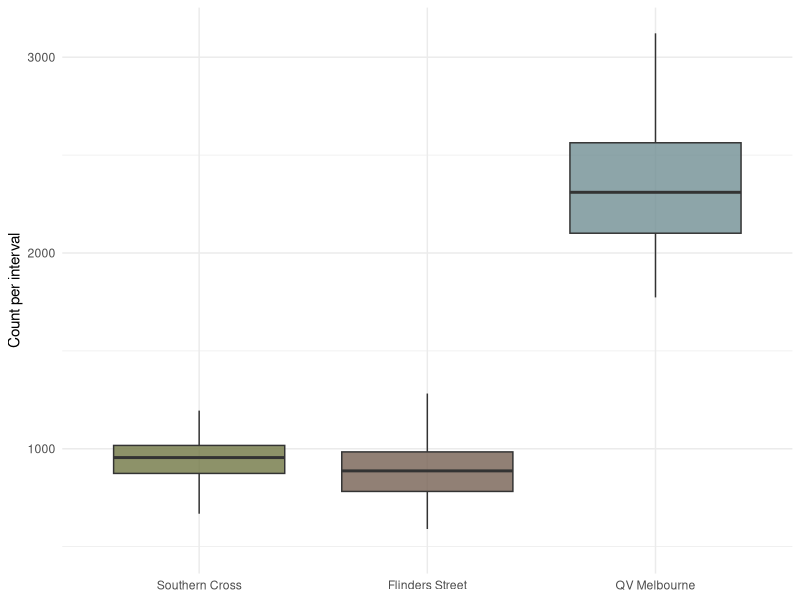
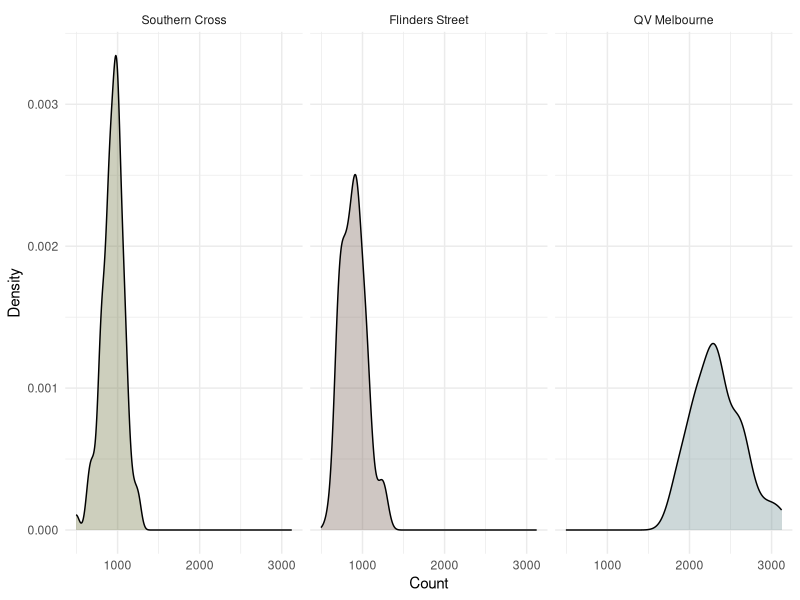
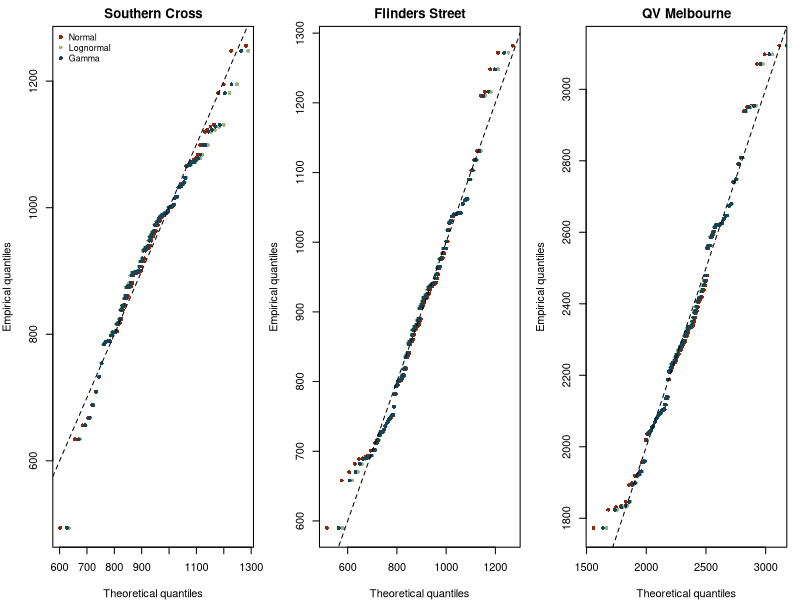
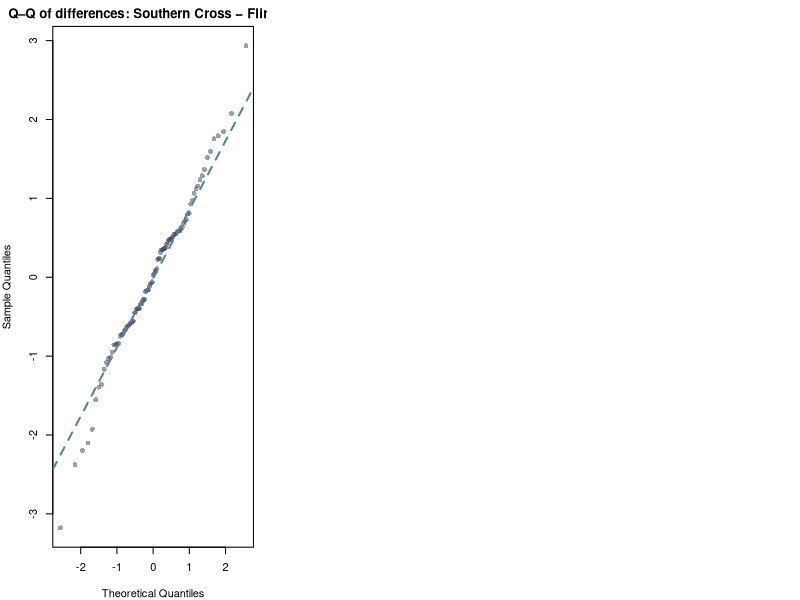
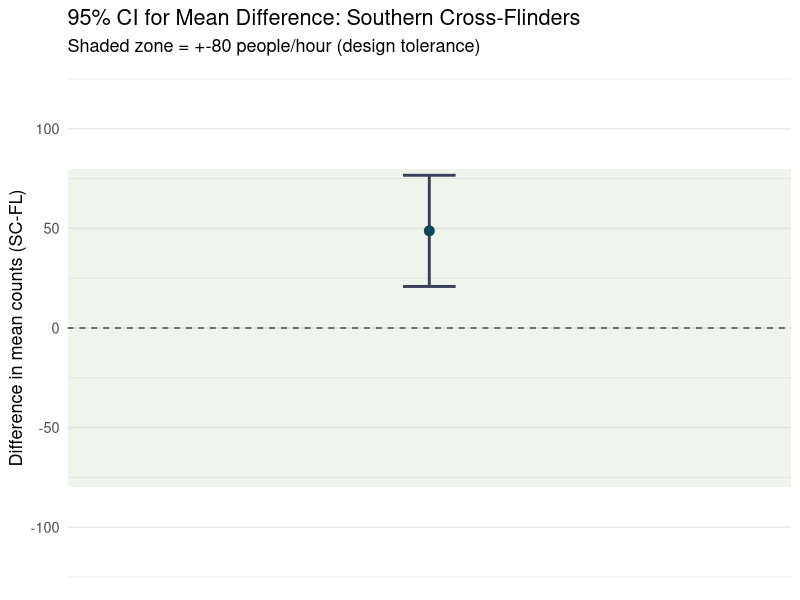
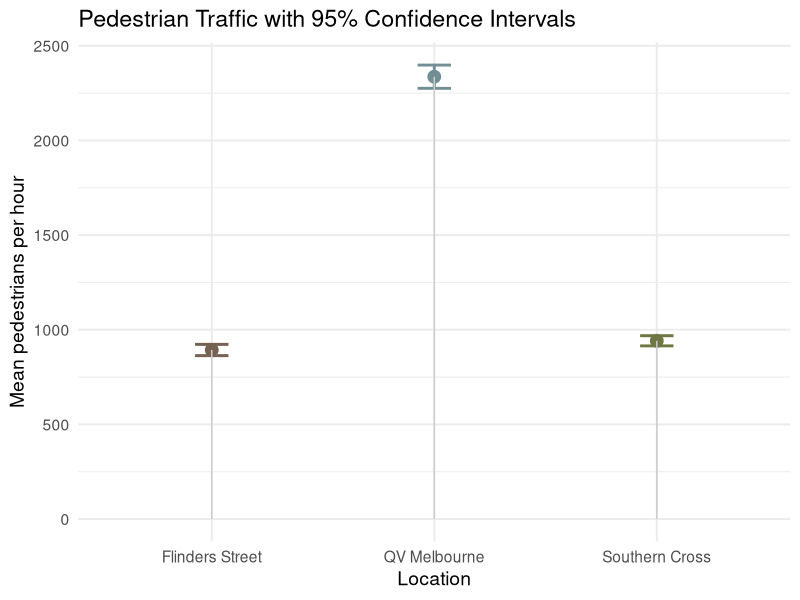
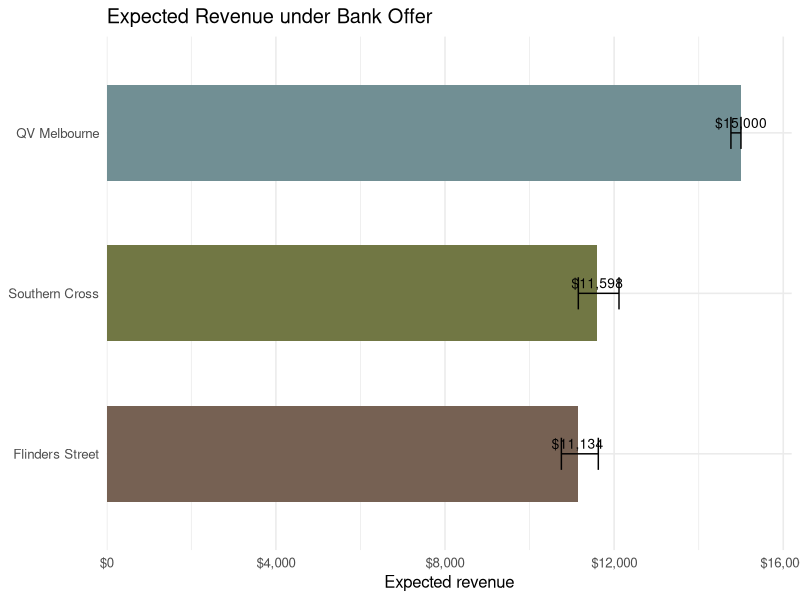

The R script that drew these images, in order:
## ---- chunk 1
#| label: setup
#| include: false
#| echo: true
#| message: false
#| warning: false

knitr::opts_chunk$set(fig.align = "center", fig.width = 8, fig.height = 5, dpi = 150)
knitr::opts_chunk$set(echo = TRUE, warning = FALSE,
                      eval = TRUE, message = FALSE)

library(boot)
library(MASS)
library(tidyverse)
library(knitr)
library(kableExtra)
library(broom)
library(purrr)
library(scales)

set.seed(355435)  

cross_cols <- c(
  "Flinders Street" = "#766153",
  "QV Melbourne" = "#718f94",
  "Southern Cross"  = "#717744")
## ---- chunk 2
pedestrian_df <- read.csv(here::here("data/pedestrians.csv"))
## ---- chunk 3
pedestrian_long <- pedestrian_df %>%
  mutate(obs = row_number()) %>%
  pivot_longer(-obs, names_to = "crossing", values_to = "count") %>%
  mutate(crossing = recode(
    crossing,
    "flinders_street" = "Flinders Street",
    "qv_melbourne"    = "QV Melbourne",
    "southern_cross"  = "Southern Cross")) %>%
  mutate(crossing = factor(
    crossing,
    levels = c("Southern Cross", "Flinders Street", "QV Melbourne")))

## ---- chunk 4
#| label: fig-boxplot
#| fig-cap: "Pedestrian counts by crossing."

ggplot(pedestrian_long, aes(x = crossing, y = count, fill = crossing)) +
  geom_boxplot(outlier.shape = NA, alpha = 0.8) +
  scale_fill_manual(values = cross_cols) +
  labs(
    x = NULL,
    y = "Count per interval"
  ) +
  theme_minimal() +
  theme(legend.position = "none")

## ---- chunk 5
#| label: fig-density
#| fig-cap: "Distribution of pedestrian counts by crossing (density curves)."

ggplot(pedestrian_long, aes(x = count, fill = crossing)) +
  geom_density(alpha = 0.35) +
  facet_wrap(~ crossing, scales = "fixed") +
  scale_fill_manual(values = cross_cols) +
  labs(
    x = "Count",
    y = "Density"
  ) +
  theme_minimal() +
  theme(legend.position = "none")

## ---- chunk 6
#| label: tbl-crossing-summary
#| tbl-cap: "Descriptive statistics for pedestrian counts at each crossing."
#| warning: false

pedestrian_long %>%
  group_by(crossing) %>%
  summarise(
    n     = n(),
    mean  = mean(count),
    median= median(count),
    sd    = sd(count),
    min   = min(count),
    max   = max(count),
    iqr   = IQR(count),
    .groups = "drop"
) %>%
  kable(
        digits = 1, align = c("l","r")) %>%
  kable_styling(
    bootstrap_options = c("striped", "hover", "condensed", "responsive"),
    full_width = FALSE
  ) %>%
  row_spec(0, bold = TRUE, color = "#FFFFFF", background = "#598392") %>%
  column_spec(1, bold = TRUE, color = "#004D40")
## ---- chunk 7
#| label: tbl-mle
#| warning: false

# Southern Cross
sc <- pedestrian_df$southern_cross
fit_sc_norm  <- fitdistr(sc, "normal")
fit_sc_logn  <- fitdistr(sc, "lognormal")
fit_sc_gamma <- fitdistr(sc, "gamma")   

sc_models <- tibble(
  crossing = "Southern Cross",
  model    = c("normal","lognormal","gamma"),
  logLik   = c(logLik(fit_sc_norm)[1],  logLik(fit_sc_logn)[1],  logLik(fit_sc_gamma)[1]),
  AIC      = c(AIC(fit_sc_norm),        AIC(fit_sc_logn),        AIC(fit_sc_gamma)),

  mean_est = c(
    unname(fit_sc_norm$estimate["mean"]),
    exp(fit_sc_logn$estimate["meanlog"] + 0.5*fit_sc_logn$estimate["sdlog"]^2),
    unname(fit_sc_gamma$estimate["shape"] / fit_sc_gamma$estimate["rate"])),
  
  sd_est   = c(
    unname(fit_sc_norm$estimate["sd"]),
    sqrt((exp(fit_sc_logn$estimate["sdlog"]^2) - 1) *
         exp(2*fit_sc_logn$estimate["meanlog"] + fit_sc_logn$estimate["sdlog"]^2)),
    sqrt(unname(fit_sc_gamma$estimate["shape"]) / (unname(fit_sc_gamma$estimate["rate"])^2))))

# Flinders Street
fl <- pedestrian_df$flinders_street
fit_fl_norm  <- fitdistr(fl, "normal")
fit_fl_logn  <- fitdistr(fl, "lognormal")
fit_fl_gamma <- fitdistr(fl, "gamma")

fl_models <- tibble(
  crossing = "Flinders Street",
  model    = c("normal","lognormal","gamma"),
  logLik   = c(logLik(fit_fl_norm)[1],  logLik(fit_fl_logn)[1],  logLik(fit_fl_gamma)[1]),
  AIC      = c(AIC(fit_fl_norm),        AIC(fit_fl_logn),        AIC(fit_fl_gamma)),

  mean_est = c(
    unname(fit_fl_norm$estimate["mean"]),
    exp(fit_fl_logn$estimate["meanlog"] + 0.5*fit_fl_logn$estimate["sdlog"]^2),
    unname(fit_fl_gamma$estimate["shape"] / fit_fl_gamma$estimate["rate"])),
  
  sd_est   = c(
    unname(fit_fl_norm$estimate["sd"]),
    sqrt((exp(fit_fl_logn$estimate["sdlog"]^2) - 1) *
         exp(2*fit_fl_logn$estimate["meanlog"] + fit_fl_logn$estimate["sdlog"]^2)),
    sqrt(unname(fit_fl_gamma$estimate["shape"]) / (unname(fit_fl_gamma$estimate["rate"])^2))))

# QV Melbourne
qv <- pedestrian_df$qv_melbourne
fit_qv_norm  <- fitdistr(qv, "normal")
fit_qv_logn  <- fitdistr(qv, "lognormal")
fit_qv_gamma <- fitdistr(qv, "gamma")

qv_models <- tibble(
  crossing = "QV Melbourne",
  model    = c("normal","lognormal","gamma"),
  logLik   = c(logLik(fit_qv_norm)[1],  logLik(fit_qv_logn)[1],  logLik(fit_qv_gamma)[1]),
  AIC      = c(AIC(fit_qv_norm),        AIC(fit_qv_logn),        AIC(fit_qv_gamma)),

  mean_est = c(
    unname(fit_qv_norm$estimate["mean"]),
    exp(fit_qv_logn$estimate["meanlog"] + 0.5*fit_qv_logn$estimate["sdlog"]^2),
    unname(fit_qv_gamma$estimate["shape"] / fit_qv_gamma$estimate["rate"])),
  
  sd_est   = c(
    unname(fit_qv_norm$estimate["sd"]),
    sqrt((exp(fit_qv_logn$estimate["sdlog"]^2) - 1) *
         exp(2*fit_qv_logn$estimate["meanlog"] + fit_qv_logn$estimate["sdlog"]^2)),
    sqrt(unname(fit_qv_gamma$estimate["shape"]) / (unname(fit_qv_gamma$estimate["rate"])^2))))

mle_fits <- bind_rows(sc_models, fl_models, qv_models) %>%
  arrange(crossing, AIC)

mle_fits  %>%
  kable(
    caption = "Maximum-likelihood estimates for Normal, Lognormal and Gamma models across the three crossings.",
    digits = 1,
    align = rep("c")  
  ) %>%
  kable_styling(
    bootstrap_options = c("striped", "hover", "condensed", "responsive"),
    full_width = FALSE,
    position = "center"
  ) %>%
  row_spec(0, bold = TRUE, color = "#FFFFFF", background = "#598392") %>%
  column_spec(1, bold = TRUE, color = "#004D40")
## ---- chunk 8
#| label: fig-qqplots
#| fig-cap: "Q–Q plots comparing empirical and theoretical quantiles for the fitted Normal, Lognormal and Gamma models at each crossing."
#| warning: false

par(mfrow = c(1,3), mar = c(4,4,2,1))

## Southern Cross 
x <- sort(sc); n <- length(x); p <- (seq_len(n) - 0.5) / n
qN <- qnorm(p,  mean = fit_sc_norm$estimate["mean"],    sd = fit_sc_norm$estimate["sd"])
qL <- qlnorm(p, meanlog = fit_sc_logn$estimate["meanlog"], sdlog = fit_sc_logn$estimate["sdlog"])
qG <- qgamma(p, shape = fit_sc_gamma$estimate["shape"], rate = fit_sc_gamma$estimate["rate"])

plot(qN, x, xlab = "Theoretical quantiles", ylab = "Empirical quantiles",
     main = "Southern Cross", pch = 16, col = "#8F250C", cex = 0.8)
points(qL, x, pch = 16, col = "#9cb380", cex = 0.8)
points(qG, x, pch = 16, col = "#124559", cex = 0.8)
abline(0, 1, lty = 2)
legend("topleft", legend = c("Normal", "Lognormal", "Gamma"),
       col = c("#8F250C", "#9cb380", "#124559"), pch = 16, bty = "n", cex = 0.8)

# Flinders Street
x <- sort(fl); n <- length(x); p <- (seq_len(n) - 0.5) / n
qN <- qnorm(p,  mean = fit_fl_norm$estimate["mean"],    sd = fit_fl_norm$estimate["sd"])
qL <- qlnorm(p, meanlog = fit_fl_logn$estimate["meanlog"], sdlog = fit_fl_logn$estimate["sdlog"])
qG <- qgamma(p, shape = fit_fl_gamma$estimate["shape"], rate = fit_fl_gamma$estimate["rate"])

plot(qN, x, xlab = "Theoretical quantiles", ylab = "Empirical quantiles",
     main = "Flinders Street", pch = 16, col = "#8F250C", cex = 0.8)
points(qL, x, pch = 16, col = "#9cb380", cex = 0.8)
points(qG, x, pch = 16, col = "#124559", cex = 0.8)
abline(0, 1, lty = 2)

# QV Melbourne 
x <- sort(qv); n <- length(x); p <- (seq_len(n) - 0.5) / n
qN <- qnorm(p,  mean = fit_qv_norm$estimate["mean"],    sd = fit_qv_norm$estimate["sd"])
qL <- qlnorm(p, meanlog = fit_qv_logn$estimate["meanlog"], sdlog = fit_qv_logn$estimate["sdlog"])
qG <- qgamma(p, shape = fit_qv_gamma$estimate["shape"], rate = fit_qv_gamma$estimate["rate"])

plot(qN, x, xlab = "Theoretical quantiles", ylab = "Empirical quantiles",
     main = "QV Melbourne", pch = 16, col = "#8F250C", cex = 0.8)
points(qL, x, pch = 16, col = "#9cb380", cex = 0.8)
points(qG, x, pch = 16, col = "#124559", cex = 0.8)
abline(0, 1, lty = 2)

## ---- chunk 9
#| label: tbl-q90-sample
#| warning: false

pedestrian_long %>%
  group_by(crossing) %>%
  summarise(q90 = quantile(count, 0.9)) %>%
  kable(caption = "Empirical 90th percentile estimates and 95% bootstrap confidence intervals for each crossing",
        digits = 1, align = c("l","r")) %>%
  kable_styling(
    bootstrap_options = c("striped", "hover", "condensed", "responsive"),
    full_width = FALSE
  ) %>%
  row_spec(0, bold = TRUE, color = "#FFFFFF", background = "#598392") %>%
  column_spec(1, bold = TRUE, color = "#004D40")
  
# function to calculate 90th percentile
q90_fn <- function(data, i) quantile(data[i], 0.9)

# Flinders Street
fl_boot <- boot(pedestrian_df$flinders_street, q90_fn, R = 1000)
ci_fl <- boot.ci(fl_boot, type = "perc")

# Southern Cross
sc_boot <- boot(pedestrian_df$southern_cross, q90_fn, R = 1000)
ci_sc <- boot.ci(sc_boot, type = "perc")

# QV Melbourne
qv_boot <- boot(pedestrian_df$qv_melbourne, q90_fn, R = 1000)
ci_qv <- boot.ci(qv_boot, type = "perc")

sample_tbl <- tibble(
  crossing        = c("Flinders Street","Southern Cross","QV Melbourne"),
  q90_sample      = round(c(
    quantile(pedestrian_df$flinders_street, 0.9),
    quantile(pedestrian_df$southern_cross, 0.9),
    quantile(pedestrian_df$qv_melbourne, 0.9)
  ), 2),
  q90_sample_low  = round(c(ci_fl$percent[4], ci_sc$percent[4], ci_qv$percent[4]), 2),
  q90_sample_high = round(c(ci_fl$percent[5], ci_sc$percent[5], ci_qv$percent[5]), 2)
)

## ---- chunk 10
#| warning: false

# Compute the theoretical 90th percentile from each fitted model
q90_model_point <- list(
  fl = qlnorm(0.9, meanlog = fit_fl_logn$estimate["meanlog"], sdlog = fit_fl_logn$estimate["sdlog"]),
  sc = qnorm (0.9, mean    = fit_sc_norm$estimate["mean"],     sd    = fit_sc_norm$estimate["sd"]),
  qv = qlnorm(0.9, meanlog = fit_qv_logn$estimate["meanlog"], sdlog = fit_qv_logn$estimate["sdlog"])
)

q90_model_ci <- function(fit, dist, n, B = 1000) {
  boot_q90 <- replicate(B, {
    sim <- if (dist == "normal") {
      rnorm(n, mean = fit$estimate["mean"], sd = fit$estimate["sd"])
    } else {
      rlnorm(n, meanlog = fit$estimate["meanlog"], sdlog = fit$estimate["sdlog"])
    }
    quantile(sim, 0.9)
  })
  quantile(boot_q90, c(0.025, 0.975))
}

n_fl <- nrow(pedestrian_df)
n_sc <- nrow(pedestrian_df)
n_qv <- nrow(pedestrian_df)

ci_fl_m <- q90_model_ci(fit_fl_logn, "lognormal", n_fl)
ci_sc_m <- q90_model_ci(fit_sc_norm, "normal", n_sc)
ci_qv_m <- q90_model_ci(fit_qv_logn, "lognormal", n_qv)

model_tbl <- tibble(
  crossing       = c("Flinders Street","Southern Cross","QV Melbourne"),
  model          = c("lognormal","normal","lognormal"),
  q90_model      = round(c(q90_model_point$fl, q90_model_point$sc, q90_model_point$qv), 2),
  q90_model_low  = round(c(ci_fl_m[1], ci_sc_m[1], ci_qv_m[1]), 2),
  q90_model_high = round(c(ci_fl_m[2], ci_sc_m[2], ci_qv_m[2]), 2)
)

## ---- chunk 11
#| label: tbl-q90-final
#| warning: false

final_tbl <- sample_tbl %>%
  left_join(model_tbl, by = "crossing")

final_tbl %>%
  kable(
    caption = "Comparison of empirical and model-based 90th percentile estimates with 95% confidence intervals for each crossing",
    digits = 1,
    align = rep("c", ncol(final_tbl))  
  ) %>%
  kable_styling(
    bootstrap_options = c("striped", "hover", "condensed", "responsive"),
    full_width = FALSE,
    position = "center"
  ) %>%
  row_spec(0, bold = TRUE, color = "#FFFFFF", background = "#598392") %>%
  column_spec(1, bold = TRUE, color = "#004D40")
## ---- chunk 12
#| label: tbl-task3-ttest
#| warning: false

df  <- na.omit(pedestrian_df[, c("southern_cross","flinders_street")])
sc  <- df$southern_cross
fl  <- df$flinders_street
d   <- sc - fl                 

tt <- t.test(sc, fl, paired = TRUE, conf.level = 0.95)
paired_tt_tbl <- tibble(
  Comparison = "Southern Cross − Flinders Street",
  Mean_Diff  = tt$estimate,
  `95% CI (Low)` = tt$conf.int[1],
  `95% CI (High)` = tt$conf.int[2],
  t_value = tt$statistic,
  df = tt$parameter,
  p_value = tt$p.value
)

paired_tt_tbl %>%
  kable(
    caption = "Paired t-test results comparing Southern Cross and Flinders Street (95% confidence interval for mean difference).",
    digits = 2,
    align = rep("c", ncol(.))
  ) %>%
  kable_styling(
    bootstrap_options = c("striped", "hover", "condensed", "responsive"),
    full_width = FALSE,
    position = "center"
  ) %>%
  row_spec(0, bold = TRUE, color = "#FFFFFF", background = "#598392") %>%
  column_spec(1, bold = TRUE, color = "#004D40")
## ---- chunk 13
#| label: fig-task3-qq
#| fig-cap: "Q–Q plot of paired differences (Southern Cross − Flinders Street) showing approximate normality."
#| warning: false

qqnorm(scale(d),
       main = "Q–Q of differences: Southern Cross − Flinders",
       pch  = 16,
       col  = adjustcolor("#3a405a", alpha.f = 0.5))
qqline(scale(d),
       col  = "#598392",
       lwd  = 2,
       lty  = 2)
## ---- chunk 14
#| label: fig-task3-ci
#| fig-cap: "95% confidence interval for the mean difference between Southern Cross and Flinders Street. Shaded area shows +-80 people/hour design tolerance."
#| warning: false

ci <- tibble(
  estimate = tt$estimate,
  lower = tt$conf.int[1],
  upper = tt$conf.int[2]
)

ggplot(ci) +
  geom_rect(aes(xmin = -Inf, xmax = Inf, ymin = -80, ymax = 80),
            fill = "#b5cda3", alpha = 0.2) +
  geom_errorbar(aes(x = 1, ymin = lower, ymax = upper),
                width = 0.08, linewidth = 1,
                colour = "#3a405a") +
  geom_point(aes(x = 1, y = estimate),
             size = 3, colour = "#124559") +
  geom_hline(yintercept = 0, linetype = "dashed", colour = "#444444") +
  coord_cartesian(ylim = c(-120, 120)) +
  scale_x_continuous(limits = c(0.5, 1.5), breaks = NULL) +
  labs(
    title = "95% CI for Mean Difference: Southern Cross-Flinders",
    subtitle = "Shaded zone = +-80 people/hour (design tolerance)",
    y = "Difference in mean counts (SC-FL)",
    x = NULL
  ) +
  theme_minimal(base_size = 13)

## ---- chunk 15
# Southern Cross
tt_sc <- t.test(pedestrian_df$southern_cross, conf.level = 0.95)

# Flinders Street
tt_fl <- t.test(pedestrian_df$flinders_street, conf.level = 0.95)

# QV
tt_qv <- t.test(pedestrian_df$qv, conf.level = 0.95)

## ---- chunk 16
#| label: tbl-task4-means
#| warning: false
tt_table <- tibble(
  Location = c("Southern Cross", "Flinders Street", "QV Melbourne"),
  Mean     = c(tt_sc$estimate, tt_fl$estimate, tt_qv$estimate),
  `95% CI (Low)`  = c(tt_sc$conf.int[1], tt_fl$conf.int[1], tt_qv$conf.int[1]),
  `95% CI (High)` = c(tt_sc$conf.int[2], tt_fl$conf.int[2], tt_qv$conf.int[2]))

tt_table %>%
  kable(
    caption = "Mean pedestrian counts and 95% confidence intervals for each crossing (one-sample t-tests)",
    digits = 1,
    align = rep("c", ncol(.))
  ) %>%
  kable_styling(
    bootstrap_options = c("striped", "hover", "condensed", "responsive"),
    full_width = FALSE,
    position = "center"
  ) %>%
  row_spec(0, bold = TRUE, color = "#FFFFFF", background = "#598392") %>%
  column_spec(1, bold = TRUE, color = "#004D40")
## ---- chunk 17
#| label: fig-task4-traffic
#| fig-cap: "Lollipop plot showing mean pedestrian counts with 95% confidence intervals at each crossing."
#| warning: false
ggplot(tt_table, aes(x = Location, y = Mean, color = Location)) +
  geom_point(size = 4) +
  geom_errorbar(aes(ymin = `95% CI (Low)`, ymax = `95% CI (High)`), width = 0.15, linewidth = 1) +
  geom_segment(aes(xend = Location, y = 0, yend = Mean), color = "grey80") +
  scale_color_manual(values = cross_cols) +
  labs(
    title = "Pedestrian Traffic with 95% Confidence Intervals",
    y = "Mean pedestrians per hour",
    x = "Location"
  ) +
  theme_minimal(base_size = 14) +
  theme(legend.position = "none")
## ---- chunk 18
#| label: tbl-task5-revenue
#| warning: false

THRESH  <- 1000
BASE    <- 10000
BONUS   <- 5000
LEVEL   <- 0.95

# Binomial proportion + Wilson CI via prop.test (built-in)
rev_ci <- pedestrian_long %>%
  mutate(over_1000 = count > THRESH) %>%
  group_by(crossing) %>%
  summarise(
    n = n(),
    k = sum(over_1000),
    .groups = "drop"
  ) %>%
  rowwise() %>%
  mutate(
    pt   = list(prop.test(k, n, conf.level = LEVEL, correct = TRUE)),
    phat = pt$estimate[[1]],
    lo_p = pt$conf.int[1],
    hi_p = pt$conf.int[2],
    rev_hat = BASE + BONUS * phat,
    rev_lo  = BASE + BONUS * lo_p,
    rev_hi  = BASE + BONUS * hi_p
  ) %>%
  ungroup() 

rev_ci <- rev_ci[, c("crossing","n", "k", "phat", "lo_p", "hi_p", "rev_hat", "rev_lo", "rev_hi")]

rev_ci %>%
  kable(
    caption = "Estimated expected revenue and 95% confidence intervals for each crossing using the Wilson score interval.",
    digits = 1,
    align = rep("c", ncol(final_tbl))  
  ) %>%
  kable_styling(
    bootstrap_options = c("striped", "hover", "condensed", "responsive"),
    full_width = FALSE,
    position = "center"
  ) %>%
  row_spec(0, bold = TRUE, color = "#FFFFFF", background = "#598392") %>%
  column_spec(1, bold = TRUE, color = "#004D40")


## ---- chunk 19
#| label: fig-task5-revenue
#| fig-cap: "Expected billboard revenue with 95% confidence intervals at each crossing."
#| warning: false
ggplot(rev_ci, aes(x = reorder(crossing, rev_hat), y = rev_hat)) +
  geom_col(aes(fill = crossing), width = 0.6) +
  geom_errorbar(aes(ymin = rev_lo, ymax = rev_hi), width = 0.2) +
  geom_text(aes(label = scales::dollar(rev_hat, accuracy = 1)),
            vjust = -0.5, size = 3.5) +
  scale_fill_manual(values = cross_cols) +
  scale_y_continuous(
    labels = scales::label_dollar(prefix = "$", accuracy = 1),
    expand = expansion(mult = c(0, 0.08))
  ) +
  coord_flip() +
  labs(
    title = "Expected Revenue under Bank Offer",
    x = NULL, y = "Expected revenue"
  ) +
  theme_minimal(base_size = 12) +
  theme(legend.position = "none")
